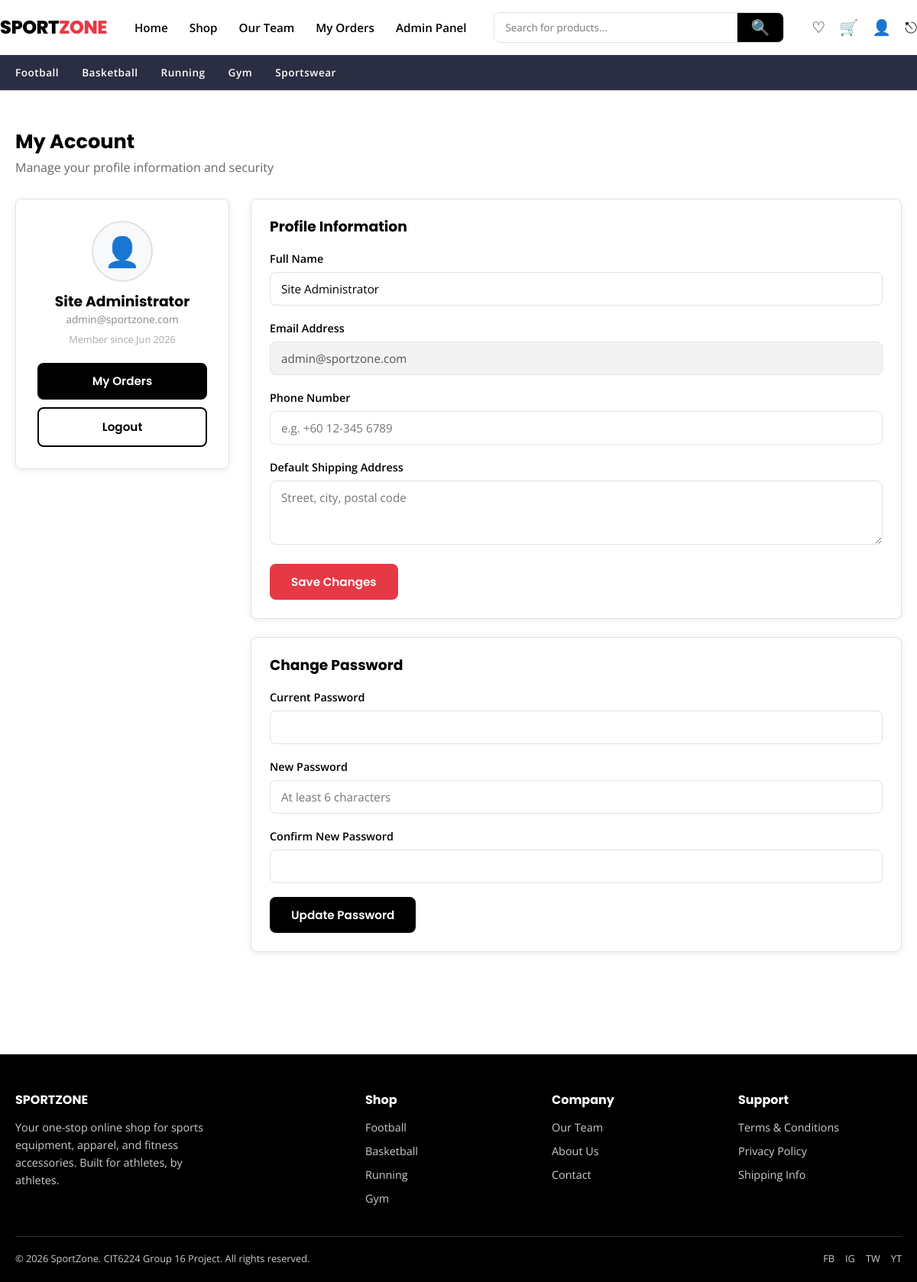
The app's page /profile.php (signed in) with its own data.
### tables this page shows
CREATE TABLE users (
    user_id      INT AUTO_INCREMENT PRIMARY KEY,
    full_name    VARCHAR(100) NOT NULL,
    email        VARCHAR(100) NOT NULL UNIQUE,
    password     VARCHAR(255) NOT NULL,
    phone        VARCHAR(20)  DEFAULT NULL,
    address      VARCHAR(255) DEFAULT NULL,
    role         ENUM('customer','admin') NOT NULL DEFAULT 'customer',
    status       ENUM('active','inactive') NOT NULL DEFAULT 'active',
    created_at   TIMESTAMP DEFAULT CURRENT_TIMESTAMP
);

### profile.php (the view, shortened to what this page needs)
<?php
require_once 'includes/db_connect.php';
require_once 'includes/functions.php';
$user_id = $_SESSION['user_id'];
$errors = [];
$stmt = $conn->prepare("SELECT full_name, email, phone, address, created_at FROM users WHERE user_id = ?");
$stmt->bind_param("i", $user_id);
$stmt->execute();
$user = $stmt->get_result()->fetch_assoc();
include 'includes/head.php';
include 'includes/header.php';
?>
<section class="section">
    <div class="container">
        <h2 class="section-title">My Account</h2>
        <p class="section-subtitle">Manage your profile information and security</p>
        <div class="profile-layout">
            <aside class="profile-sidebar">
                <div class="avatar">👤</div>
                <h3><?= sanitize($user['full_name']) ?></h3>
                <p style="color:#888; font-size:0.85rem;"><?= sanitize($user['email']) ?></p>
                <p style="color:#aaa; font-size:0.8rem; margin-top:6px;">Member since <?= date('M Y', strtotime($user['created_at'])) ?></p>
                <a href="orders.php" class="btn btn-dark btn-block mt-2">My Orders</a>
                <a href="logout.php" class="btn btn-outline btn-block" style="margin-top:10px;">Logout</a>
            </aside>
            <div class="profile-main">
                <div class="panel">
                    <h3 style="margin-bottom:18px;">Profile Information</h3>
                    <form method="POST" action="profile.php" novalidate>
                        <div class="form-group <?= isset($errors['full_name']) ? 'invalid' : '' ?>">
                            <label for="full_name">Full Name</label>
                            <input type="text" id="full_name" name="full_name" value="<?= sanitize($user['full_name']) ?>">
                        </div>
                        <div class="form-group">
                            <label>Email Address</label>
                            <input type="email" value="<?= sanitize($user['email']) ?>" disabled style="background:#f3f3f3;">
                        </div>
                        <div class="form-group <?= isset($errors['phone']) ? 'invalid' : '' ?>">
                            <label for="phone">Phone Number</label>
                            <input type="text" id="phone" name="phone" value="<?= sanitize($user['phone'] ?? '') ?>" placeholder="e.g. +60 12-345 6789">
                        </div>
                        <div class="form-group">
                            <label for="address">Default Shipping Address</label>
                            <textarea id="address" name="address" rows="3" placeholder="Street, city, postal code"><?= sanitize($user['address'] ?? '') ?></textarea>
                        </div>
                        <button type="submit" class="btn btn-primary">Save Changes</button>
                    </form>
                </div>
                <div class="panel">
                    <h3 style="margin-bottom:18px;">Change Password</h3>
                    <form method="POST" action="profile.php" novalidate>
                        <div class="form-group">
                            <label for="current_password">Current Password</label>
                            <input type="password" id="current_password" name="current_password">
                        </div>
                        <div class="form-group">
                            <label for="new_password">New Password</label>
                            <input type="password" id="new_password" name="new_password" placeholder="At least 6 characters">
                        </div>
                        <div class="form-group">
                            <label for="confirm_new">Confirm New Password</label>
                            <input type="password" id="confirm_new" name="confirm_new">
                        </div>
                        <button type="submit" class="btn btn-dark">Update Password</button>
                    </form>
                </div>
            </div>
        </div>
    </div>
</section>
<?php include 'includes/footer.php'; ?>

### assets/css/style.css (style rules this page uses)
:root { --color-primary: #000000; --color-white: #ffffff; --color-accent: #E63946; --color-accent-dark: #c92a37; --color-secondary: #2B2D42; --color-bg-light: #F8F9FA; --color-border: #e2e2e2; --color-success: #2a9d57; --color-warning: #e9a23b; --color-danger: #d9363e; --font-heading: 'Poppins', sans-serif; --font-body: 'Open Sans', sans-serif; --radius: 8px; --shadow: 0 2px 10px rgba(0,0,0,0.08); --shadow-hover: 0 8px 20px rgba(0,0,0,0.15); --transition: all 0.2s ease-in-out; }
* { margin: 0; padding: 0; box-sizing: border-box; }
html { scroll-behavior: smooth; }
body { font-family: var(--font-body); color: var(--color-primary); background: var(--color-white); line-height: 1.6; }
h1, h2, h3, h4, h5 { font-family: var(--font-heading); font-weight: 700; line-height: 1.25; }
a { text-decoration: none; color: inherit; }
button { font-family: var(--font-body); cursor: pointer; border: none; }
.container { max-width: 1200px; margin: 0 auto; padding: 0 20px; }
.btn { display: inline-block; padding: 12px 28px; border-radius: var(--radius); font-family: var(--font-heading); font-weight: 600; font-size: 0.95rem; transition: var(--transition); text-align: center; }
.btn-primary { background: var(--color-accent); color: var(--color-white); }
.btn-dark { background: var(--color-primary); color: var(--color-white); }
.btn-outline { background: transparent; border: 2px solid var(--color-primary); color: var(--color-primary); }
.btn-block { width: 100%; }
.section { padding: 50px 0; }
.section-title { font-size: 1.6rem; margin-bottom: 6px; }
.section-subtitle { color: #666; margin-bottom: 28px; }
.form-group { margin-bottom: 18px; }
.form-group label { display: block; font-weight: 600; margin-bottom: 6px; font-size: 0.9rem; }
.form-group input, .form-group select, .form-group textarea { width: 100%; padding: 11px 14px; border: 1px solid var(--color-border); border-radius: var(--radius); font-family: var(--font-body); font-size: 0.95rem; transition: var(--transition); }
.mt-2 { margin-top: 20px; }
.panel { background: var(--color-white); border: 1px solid var(--color-border); border-radius: var(--radius); padding: 24px; margin-bottom: 24px; box-shadow: var(--shadow); }
.profile-layout { display: grid; grid-template-columns: 280px 1fr; gap: 28px; align-items: start; }
.profile-sidebar { background: var(--color-white); border: 1px solid var(--color-border); border-radius: var(--radius); padding: 28px; text-align: center; box-shadow: var(--shadow); }
.profile-sidebar .avatar { width: 80px; height: 80px; border-radius: 50%; background: var(--color-bg-light); display: flex; align-items: center; justify-content: center; font-size: 2.4rem; margin: 0 auto 14px; border: 2px solid var(--color-border); }

### records on screen
users: full_name "Site Administrator", email "admin@sportzone.com", created_at "Jun 2026"

### other values on screen
$emoji "🔍 ♡ 🛒 👤 ⎋"
